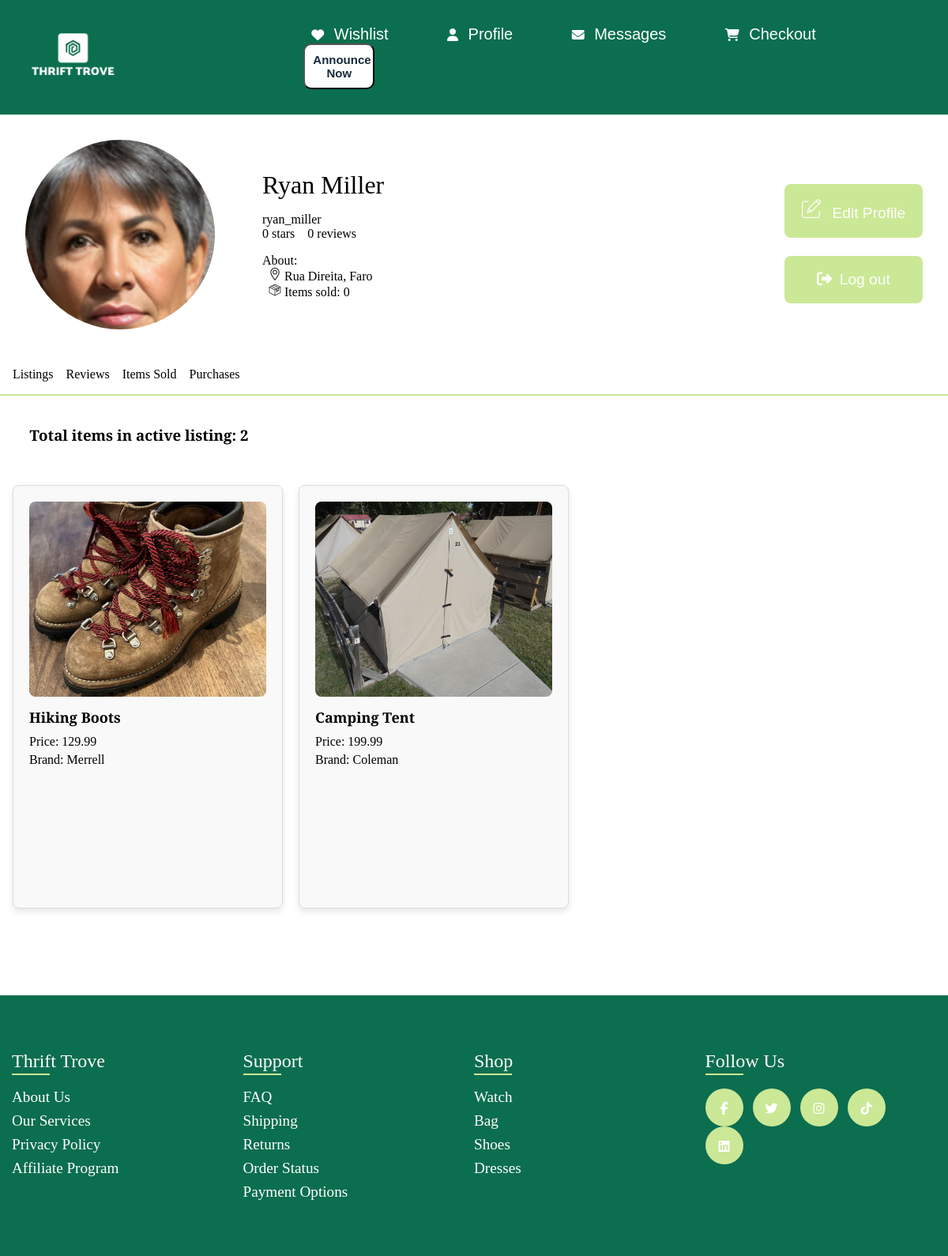
The app's page /pages/profile.php (signed in) with its own data.
### tables this page shows
CREATE TABLE Users (
    Id INTEGER PRIMARY KEY AUTOINCREMENT,
    Username VARCHAR(50) UNIQUE NOT NULL,
    Email VARCHAR(100) UNIQUE NOT NULL,
    PasswordHash VARCHAR(255) NOT NULL,
    FirstName VARCHAR(50) NOT NULL,
    LastName VARCHAR(50) NOT NULL,
    AdminStatus INTEGER DEFAULT 0 NOT NULL CHECK (AdminStatus <= 2),
    Address VARCHAR(255) NOT NULL,
    PhoneNumber VARCHAR(9)
);

CREATE TABLE Items (
    Id INTEGER PRIMARY KEY AUTOINCREMENT,
    Name VARCHAR(100) NOT NULL,
    Description TEXT NOT NULL,
    Brand VARCHAR(50) NOT NULL ,
    Model VARCHAR(50),
    CategoryId INTEGER NOT NULL,
    Size VARCHAR(20) ,
    Price DECIMAL(10, 2) NOT NULL,
    ConditionId VARCHAR(20) NOT NULL,
    Available BOOLEAN NOT NULL,
    AvailableForDelivery BOOLEAN NOT NULL , 
    SubCategory VARCHAR(50),
    NumberOfImages INTEGER,
    Highlighted INTEGER DEFAULT 0 NOT NULL CHECK (Highlighted <= 1),

    UserId INTEGER NOT NULL,
    FOREIGN KEY (UserId) REFERENCES Users(Id) ON DELETE CASCADE
);

### db_handler/DB.php (called while the page is built, shortened)
<?php
require_once 'Item.php';
require_once 'Users.php';
class Database
{
    private $conn;
    public function __construct($databasePath)
    {
        try {
            $this->conn = new PDO("sqlite:$databasePath");
            $this->conn->setAttribute(PDO::ATTR_ERRMODE, PDO::ERRMODE_EXCEPTION);
        } catch (PDOException $e) {
            echo "Connection failed: " . $e->getMessage();
        }
    }
    public function getItemByUserId($userId): array
    {
        $stmt = $this->conn->prepare("SELECT * FROM Items WHERE UserId = :userId AND Available = 1");
        $stmt->bindParam(':userId', $userId);
        $stmt->execute();
        $items = [];
        while ($row = $stmt->fetch()) {
            $items[] = new Item(
                $row['Id'],
                $row['Name'],
                $row['Description'],
                $row['Brand'],
                $row['Model'],
                $row['CategoryId'],
                $row['Size'],
                $row['Price'],
                $row['ConditionId'],
                $row['Available'],
                $row['AvailableForDelivery'],
                $row['SubCategory'],
                $row['NumberOfImages'],
                $row['Highlighted'],
                $row['UserId']
            );
        }
        return $items;
    }
    function getUserById($userId)
    {
        $stmt = $this->conn->prepare("SELECT * FROM Users WHERE Id = :userId");
        $stmt->bindParam(':userId', $userId);
        $stmt->execute();
        $user = $stmt->fetch(PDO::FETCH_ASSOC);
        if ($user) {
            return new User(
                $user['Id'],
                $user['Username'],
                $user['Email'],
                $user['PasswordHash'],
                $user['FirstName'],
                $user['LastName'],
                $user['AdminStatus'],
                $user['Address'],
                $user['PhoneNumber']
            );
        } else {
            return null;
        }
    }
    public function getReviewByReviewedUserId($userId): array
    {
        $stmt = $this->conn->prepare("
            SELECT *
            FROM
                Reviews
            JOIN
                Users ON Reviews.Author = Users.Id
            WHERE
                Reviews.UserReviewed = :userId
            ORDER BY Reviews.ReviewDate DESC;
            ");
        $stmt->bindParam(':userId', $userId);
        $stmt->execute();
        $reviews = [];
        return $reviews;
    }
        public function GetItemsAlreadySold($userId) : array{
            $stmt = $this->conn->prepare("SELECT * FROM Items WHERE UserId = :userId AND Available = 0");
            $stmt->bindParam(':userId', $userId);
            $stmt->execute();
            $items = [];
            return $items;
        }
    }
?>

### db_handler/Users.php (called while the page is built, shortened)
<?php
class User {
    public $Id;
    public $Username;
    public $FirstName;
    public $LastName;
    public $Address;
    public function __construct($Id, $Username, $Email, $PasswordHash, $FirstName, $LastName, $status , $Address, $PhoneNumber) {
        $this->Id = $Id;
        $this->Username = $Username;
        $this->FirstName = $FirstName;
        $this->LastName = $LastName;
        $this->Address = $Address;
    }
    public function getId(): int {
        return $this->Id;
    }
    public function getUsername(): string {
        return $this->Username;
    }
    public function getFirstName(): string {
        return $this->FirstName;
    }
    public function getLastName(): string {
        return $this->LastName;
    }
    public function getAddress(): string {
        return $this->Address;
    }
}
?>

### db_handler/Item.php (called while the page is built, shortened)
<?php
require_once 'Users.php';
class Item {
    public $id;
    public $name;
    public $brand;
    public $price;
    public function __construct($id, $name, $description, $brand , $model , $category, $size , $price, $condition, $available, $available_for_delivery, $subCategory ,$NumberOfImages,$highlighted, $userId) {
        $this->id = $id;
        $this->name = $name;
        $this->brand = $brand;
        $this->price = $price;
    }
    public function getId() : int {
        return $this->id;
    }
    public function getName() : string {
        return $this->name;
    }
    public function getPrice() {
        return $this->price;
    }
    public function getBrand(){
        return $this->brand;
    }
}
?>

### pages/profile.php (the view, shortened to what this page needs)
<!DOCTYPE html>
<html lang="en">
<head>
    <link rel="stylesheet" href="../css/profile.css">
    <link rel="stylesheet" href="https://cdnjs.cloudflare.com/ajax/libs/font-awesome/5.15.4/css/all.min.css"/>
</head>
<body>
    <?php
        include 'templates/header.php';
    ?>
    <?php
        require_once (__DIR__ . '/../db_handler/DB.php');
        $db = new Database("../database/database.db");
        $userId = $_SESSION['userId'];
        $user = $db->getUserById($userId);
        $Reviews = $db->getReviewByReviewedUserId($userId);
        $reviewsCount = count($Reviews);
        $itemsAlreadySold = $db->GetItemsAlreadySold($userId);;
        $itemsAlreadySoldCount = count($itemsAlreadySold);
        if($reviewsCount == 0){
            $average = 0;
        }else{
            $average = number_format(array_reduce($Reviews, function ($carry, $review) {return $carry + $review->getRating();}, 0) / $reviewsCount,2);
        }
        if ($user) {
            echo "<section class='profile_info'>
                <img src='../assets/users/{$user->getId()}.png' alt='{$user->getFirstName()} {$user->getLastName()}'>
                <div class='user_details'>
                    <ul>
                        <li>{$user->getFirstName()} {$user->getLastName()}</li>
                        <li>{$user->getUsername()}</li>
                        <li>{$average} stars</li>
                        <li>{$reviewsCount} reviews</li>
                    </ul>
                    <ul class= 'About'>
                        <li>About:</li>
                        <li><img src='assets/profile/location.png' alt='location icon'> {$user->getAddress()}</li>
                        <li><img src='assets/profile/product.png' alt='product icon'> Items sold: {$itemsAlreadySoldCount}</li>
                    </ul>
                </div>
            <div class='buttons'>
                <button class='edit_profile' id='edit_profile'><img src='assets/profile/editpencil.png' alt='pencil'> Edit Profile</button>
                <button class='log_out' id='log_out'><i class='fa-solid fa-right-from-bracket'></i>Log out</button>
            </div>
            </section>";
        } else {
            echo "User not found.";
        }
    ?>
    <section class="profile_option">
        <ul>
            <li>
                <a id="listings-link">Listings</a>
            </li>
            <li>
                <a id="ratings-link">Reviews</a>
            </li>
            <li>
                <a id="items-sold">Items Sold</a>
            </li>
            <li>
                <a id="purchases-link">Purchases</a>
            </li>
        </ul>
    </section>
    <div class="blue-line"></div>
    <span id="item-count">
     <?php
         require_once '../db_handler/DB.php';
         $db = new Database("../database/database.db");
         $Items = $db->getItemByUserId($userId);
         $ItemCount = count($Items);
         echo "<h3>Total items in active listing: $ItemCount</h3>";
     ?>
    </span>
    <div class = "Items" id="items-section">
     <?php
     require_once '../db_handler/DB.php';
     $db = new Database("../database/database.db");
     $Items = $db->getItemByUserId($userId);
     foreach ($Items as $item) {
         $name = $item->getName();
         $price = $item->getPrice();
         $photo = "../../assets/items/{$item->getId()}-1.png";
         $brand = $item->getBrand();
         echo "<span class='item'>
                 <img src='$photo' alt='$name' >
                 <h3 >$name</h3>
                 <p>Price: $price</p>
                 <p>Brand: $brand</p>";
        echo "</span>";
    }
     ?>
    </div>
    <?php
         require_once '../db_handler/DB.php';
    ?>
     <?php
     require_once '../db_handler/DB.php';
     ?>
     <?php
         require_once '../db_handler/DB.php';
     ?>
     <?php
     require_once '../db_handler/DB.php';
     ?>
     <?php
         require_once '../db_handler/DB.php';
     ?>
     <?php
     require_once '../db_handler/DB.php';
     ?>
    <footer>
        <?php
            include 'templates/footer.php';
        ?>
    </footer>
</body>
</html>

### css/profile.css (style rules this page uses)
section.profile_info { display: grid; grid-template-columns: 0.5fr 2fr 0.5fr; align-items: center; padding: 2em; width: auto; margin: 0 auto; }
.profile_info > img { border-radius: 50%; width: 15em; height: 15em; object-fit: cover; margin-right: 20px; }
.profile_info ul:first-of-type li:first-child { font-size: 2em; padding-bottom: 0.5em; }
.profile_info ul:nth-of-type(2) li:first-child { padding-left: 0em; }
.profile_info ul li:nth-child(3) { float: left; padding-right: 1em; }
.profile_info ul:nth-of-type(2) { display: flex; flex-direction: column; list-style-type: none; }
.profile_info ul:nth-of-type(2) li { padding-left: 0.5em; }
.profile_info ul:nth-of-type(1) { list-style-type: none; }
.profile_info .edit_profile, .profile_info .log_out { background-color: #CBE896; border: none; color: white; padding: 1em; text-align: center; text-decoration: none; display: inline-block; font-size: 1.2em; margin-top: 1.2em; cursor: pointer; border-radius: 8px; right: 0; }
.buttons { display: flex; flex-direction: column; }
.profile_option ul { list-style-type: none; display: flex; padding-left: 0; }
.profile_option ul > li > a { text-align: center; text-decoration: none; color:black; margin-left: 1em; }
.blue-line { background-color: #CBE896; height: 2px; width: 100%; padding-bottom: 100; }
button img { filter: invert(100%); padding-right: 0.5em; }
a { cursor: pointer; }
.Items { display: flex; flex-wrap: wrap; gap: 20px; padding-left: 1em; }
.item { width: 300px; background-color: #f9f9f9; border: 1px solid #ddd; border-radius: 8px; padding: 20px; box-shadow: 0 4px 8px rgba(0, 0, 0, 0.1); margin-bottom: 5em; margin-top: 2em; }
.item img { width: 100%; height: auto; border-radius: 8px; }
.item h3 { font-size: 18px; margin: 10px 0; }
#item-count h3, #reviews-count h3, #items-sold-count h3, #purchases-count h3 { padding: 1em 0 0 2em; }
.item p { font-size: 16px; margin: 5px 0; }
button i { padding-right: 0.5em; }
.Items { cursor: pointer; }
.item img { width: 100%; height: 50%; object-fit: cover; border-radius: 8px; }

### css/header.css (style rules this page uses)
body { text-decoration: none; margin: 0; padding: 0; box-sizing: border-box; font-family: "Crimson Pro", serif; min-height: 100vh; }

### css/footer.css (style rules this page uses)
footer { margin-top: auto; }

### records on screen
users: FirstName "Ryan", LastName "Miller", Username "ryan_miller", Address "Rua Direita, Faro"
items: shows a picture, Name "Hiking Boots", Price "129.99", Brand "Merrell"
items: shows a picture, Name "Camping Tent", Price "199.99", Brand "Coleman"

### other values on screen
$average "0"
$reviewsCount "0"
$itemsAlreadySoldCount "0"
$ItemCount "2"
